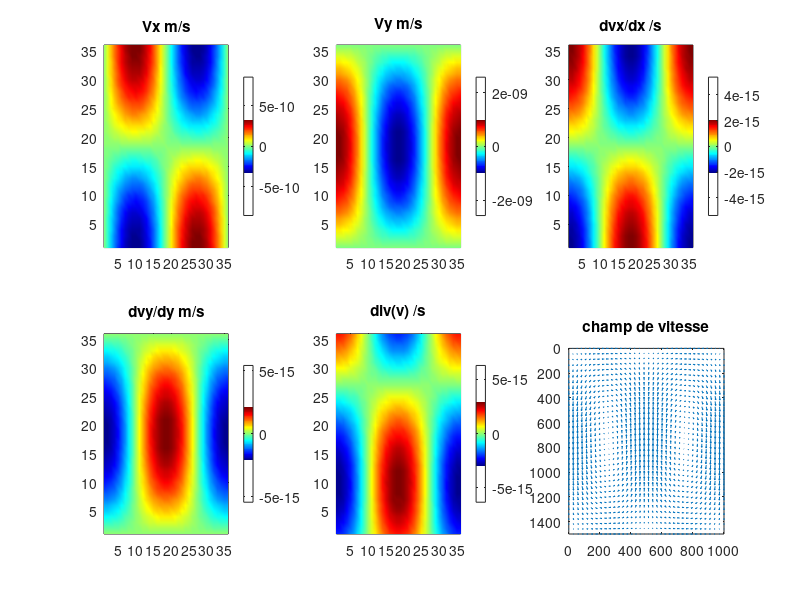

The MATLAB source for this figure:
clear all; close all;
%% paramètres de la boite
W=1*10^6; H=1.5*10^6; % [m] Largeur et longueur du model
nodes=36;
[x,y] = meshgrid(linspace(1,W,nodes),linspace(1,H,nodes));
%% paramètres du modèle 
vxo=10^-9*0.33; %[m/s] valeur initiale des composantes du vecteur vitesse
vyo=10^-9; %[m/s]
%% Equation de la vitesse  
Vx=-vxo*sin(2*pi*x./W).*cos(pi*y./H);
Vy=vyo*cos(2*pi*x./W).*sin(pi*y./H);
%% Calcul des dérivés partielles
Vxdx=-vxo*2*pi/W.*cos(2*pi*x./W).*cos(pi*y./H);
Vydy=vyo*cos(2*pi*x./W).*-sin(pi*y./H)*pi/H;
divV=Vxdx+Vydy;
%% Plot
figure(1);
subplot(2,3,1);pcolor(Vx);colormap(jet);colorbar;shading interp;title('Vx m/s')
subplot(2,3,2);pcolor(Vy);colormap(jet);colorbar;shading interp;title('Vy m/s')
subplot(2,3,3);pcolor(Vxdx);colormap(jet);colorbar;shading interp;title('dvx/dx /s')
subplot(2,3,4);pcolor(Vydy);colormap(jet);colorbar;shading interp;title('dvy/dy m/s')
subplot(2,3,5);pcolor(divV);colormap(jet);colorbar;shading interp;title('div(v) /s')
subplot(2,3,6);quiver(x/1000,y/1000,Vx,Vy);axis([0 W/1000 0 H/1000]);title('champ de vitesse');set(gca,'YDir','reverse');




